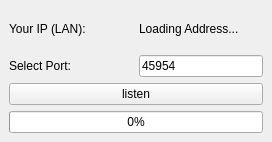
<?xml version="1.0" encoding="UTF-8"?>
<ui version="4.0">
 <class>MainWindow</class>
 <widget class="QMainWindow" name="MainWindow">
  <property name="geometry">
   <rect>
    <x>0</x>
    <y>0</y>
    <width>272</width>
    <height>142</height>
   </rect>
  </property>
  <property name="windowTitle">
   <string>P2P Listen</string>
  </property>
  <widget class="QWidget" name="centralwidget">
   <layout class="QVBoxLayout" name="verticalLayout" stretch="1,1,5,5">
    <item>
     <layout class="QHBoxLayout" name="ipLayout">
      <item>
       <widget class="QLabel" name="_labelYourIP">
        <property name="text">
         <string>Your IP (LAN):</string>
        </property>
       </widget>
      </item>
      <item>
       <widget class="QLabel" name="ipaddressLabel">
        <property name="text">
         <string>Loading Address...</string>
        </property>
       </widget>
      </item>
     </layout>
    </item>
    <item>
     <layout class="QHBoxLayout" name="portLayout">
      <item>
       <widget class="QLabel" name="_labelSelectPort">
        <property name="text">
         <string>Select Port:</string>
        </property>
       </widget>
      </item>
      <item>
       <widget class="QLineEdit" name="portLineEdit">
        <property name="sizePolicy">
         <sizepolicy hsizetype="Preferred" vsizetype="Fixed">
          <horstretch>0</horstretch>
          <verstretch>0</verstretch>
         </sizepolicy>
        </property>
        <property name="maximumSize">
         <size>
          <width>16777205</width>
          <height>16777215</height>
         </size>
        </property>
        <property name="inputMask">
         <string>00000</string>
        </property>
        <property name="text">
         <string>45954</string>
        </property>
       </widget>
      </item>
     </layout>
    </item>
    <item>
     <widget class="QPushButton" name="buttonListen">
      <property name="text">
       <string>listen</string>
      </property>
     </widget>
    </item>
    <item>
     <widget class="QProgressBar" name="progressBar">
      <property name="value">
       <number>0</number>
      </property>
     </widget>
    </item>
   </layout>
  </widget>
 </widget>
 <resources/>
 <connections>
  <connection>
   <sender>buttonListen</sender>
   <signal>clicked()</signal>
   <receiver>MainWindow</receiver>
   <slot>listen_pressed()</slot>
   <hints>
    <hint type="sourcelabel">
     <x>202</x>
     <y>85</y>
    </hint>
    <hint type="destinationlabel">
     <x>227</x>
     <y>87</y>
    </hint>
   </hints>
  </connection>
 </connections>
 <slots>
  <slot>listen_pressed()</slot>
 </slots>
</ui>
